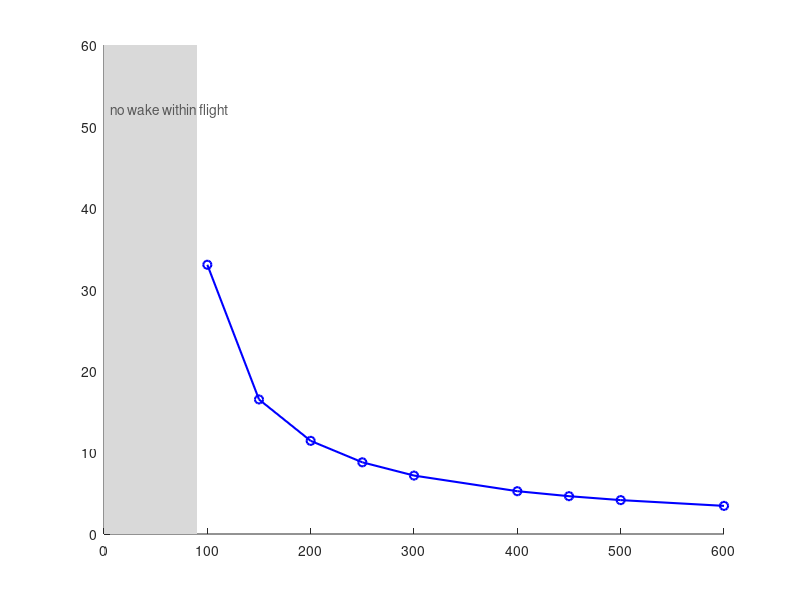

The MATLAB source for this figure: (Note: this script raises an error after producing the figure.)
% ============================================================
% FIN SWEEP STUDY v2.1 - deck-ready
% Fixes: x to 55 s, never-wake on 0 m shelf, baked annotations,
%        stairs legend, no colorbar, req line, never-wake shade,
%        fine-sweep crossings + J-at-73mNm computed
% ============================================================
clear all; close all; clc;

J=1.4e-3; c_fin=0.0152; T_d0=0.181; q0=287000; m_shell=42;
t_q=[0 25 50]; q_kPa=[287 101 43];
t_end=55; dt=1e-3; t=0:dt:t_end; N=length(t);
q = max(1000*interp1(t_q,q_kPa,t,'linear','extrap'), 43000);
A_fin=0.002; net_fin=2; C_L=2.4*(1*pi/180); max_dwell=1.5;
om_sh0=(685/3.1)*2*pi;

% ---------- SWEEP 1 (coarse, for plot) ----------
T_stall_vec=[0.05 0.073 0.10 0.15 0.20 0.25 0.30 0.40 0.45 0.50 0.60];
t_wake=nan(size(T_stall_vec));
for i=1:length(T_stall_vec)
  Ts=T_stall_vec(i); om_n=om_sh0; tw=NaN;
  for k=1:N-1
    Tu=T_d0*(q(k)/q0)+c_fin*om_n;
    Tf=max(min(Tu, Ts*(q(k)/q0)), -Ts*(q(k)/q0));
    om_n=om_n+(-Tf/J)*dt;
    if isnan(tw) && om_n < -2.0, tw=t(k); end
  end
  t_wake(i)=tw;
end

figure('Position',[100 100 900 600]);
patch([0 90 90 0],[0 0 60 60],[0.85 0.85 0.85],'EdgeColor','none'); hold on;
text(6,52,'no wake within flight','Color',[0.35 0.35 0.35],'FontSize',10);
plot(T_stall_vec*1000, t_wake, 'bo-','LineWidth',1.5);
yline(55,'r--'); text(455,56.5,'t_end (flight ends)','Color','r','FontSize',9);
yline(5,'g--');  text(455,6.5,'req <= 5 s','Color','g','FontSize',9);
xline(73,'m--'); text(76,25,'mech current 73 mNm','Color','m','Rotation',90,'FontSize',9);
xline(450,'k--'); text(455,25,'spec 450 mNm','Rotation',90,'FontSize',9);
xlabel('Fin stall torque [mNm]'); ylabel('Electrical wake-up time [s]');
title('Despin: wake-up vs fin stall torque (J=1.4e-3, q(t) decay)');
grid on; ylim([0 60]);
print('fin_wake_vs_stall.png','-dpng');

% ---------- SWEEP 1b (fine, for crossing numbers) ----------
stall_fine=100:5:600; tw_fine=nan(size(stall_fine));
for i=1:length(stall_fine)
  Ts=stall_fine(i)/1000; om_n=om_sh0; tw=NaN;
  for k=1:N-1
    Tu=T_d0*(q(k)/q0)+c_fin*om_n;
    Tf=max(min(Tu, Ts*(q(k)/q0)), -Ts*(q(k)/q0));
    om_n=om_n+(-Tf/J)*dt;
    if isnan(tw) && om_n < -2.0, tw=t(k); end
  end
  tw_fine(i)=tw;
end
s_cliff = interp1(tw_fine, stall_fine, 8, 'linear');   % bare first-event cliff
s_5s    = interp1(tw_fine, stall_fine, 5, 'linear');   % 5 s requirement crossing
idx5 = t<=5;
J_73 = trapz(t(idx5), 0.073*(q(idx5)/q0)) / (om_sh0 + 2.0);

% ---------- SWEEP 2 ----------
t_wake_sweep=0:1:55;
corr_tot=zeros(size(t_wake_sweep)); ev_held=zeros(size(t_wake_sweep));
for i=1:length(t_wake_sweep)
  tw=t_wake_sweep(i); ev=[8 20 35]; c=0; nh=0;
  for s=1:3
    te=ev(s);
    if te>tw
      nh=nh+1;
      qe=max(1000*interp1(t_q,q_kPa,te,'linear','extrap'),43000);
      if te<30, Thv=0.100; else, Thv=0.020; end
      om_eq=(Thv - T_d0*(qe/q0))/c_fin;
      dw=min(max(pi/max(abs(om_eq),0.5),0.2),max_dwell);
      F=net_fin*qe*A_fin*C_L;
      c=c+F*dw/m_shell*(t_end-te);
    end
  end
  corr_tot(i)=c; ev_held(i)=nh;
end

figure('Position',[100 100 900 600]);
h1=plot(t_wake_sweep, corr_tot, 'k-','LineWidth',1.8); hold on;
text(12,41,'events 2+3 only = 38.3 m','FontSize',9);
text(22,11.5,'event 3 only = 9.3 m','FontSize',9);
text(36,5,'current fins: never wake -> 0 m','Color','m','FontSize',10);
xline(4.0,'b--'); text(0.8,86,'nominal wake 4.0 s','Color','b','FontSize',9);
xline(8,'g--');  text(8.6,86,'first steer event (wake left of this)','Color','g','FontSize',9);
xline(55,'m--');
ylabel('Total impact correction [m]'); xlabel('Electrical wake-up time [s]');
ylim([0 95]); grid on;
yyaxis right;
h2=stairs(t_wake_sweep, ev_held, 'b-','LineWidth',1.2);
ylabel('Events held (of 3)'); ylim([0 3.2]);
legend([h1 h2],{'total correction [m]','events held (right axis)'},'Location','southwest');
title('Steering correction vs wake-up time (absolute schedule 8/20/35 s)');
print('fin_corr_vs_wake.png','-dpng');

% ---------- console: deck numbers from code ----------
fprintf('\nfirst-event cliff (wake=8 s):  %.0f mNm\n', s_cliff);
fprintf('5 s requirement crossing:      %.0f mNm\n', s_5s);
fprintf('J needed for 5 s at 73 mNm:    %.1e kg m^2 (budget 1.4e-3)\n', J_73);
fprintf('\n stall[mNm]  wake[s]\n');
for i=1:length(T_stall_vec)
  if isnan(t_wake(i))
    fprintf('   %5.0f     >55 (NEVER WAKES)\n', T_stall_vec(i)*1000);
  else
    fprintf('   %5.0f      %5.1f\n', T_stall_vec(i)*1000, t_wake(i));
  end
end
